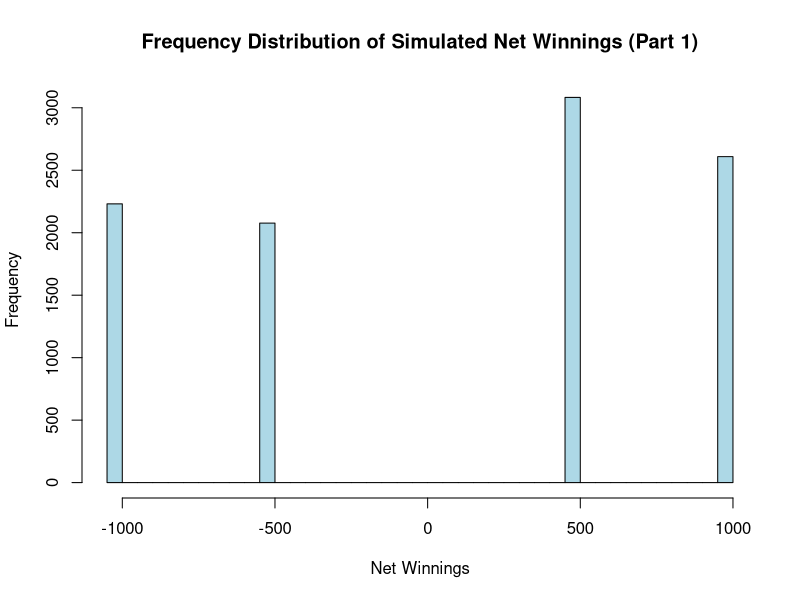
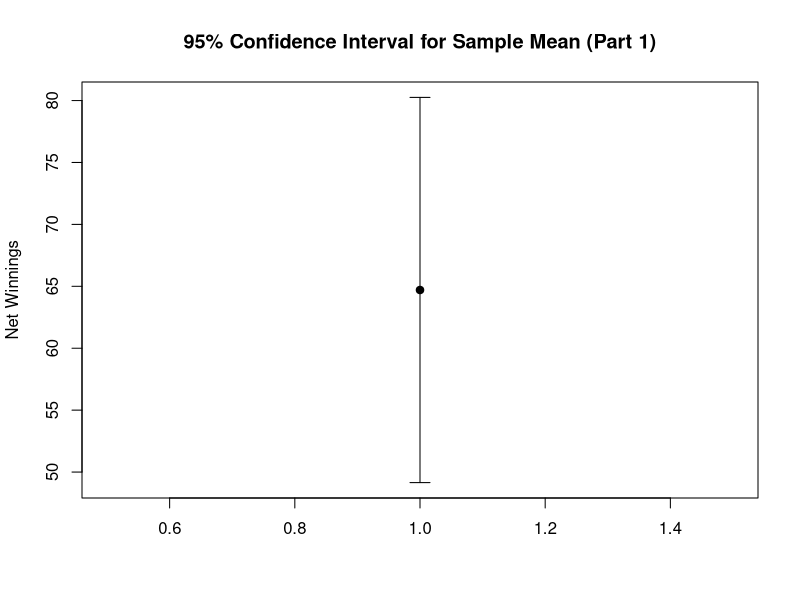
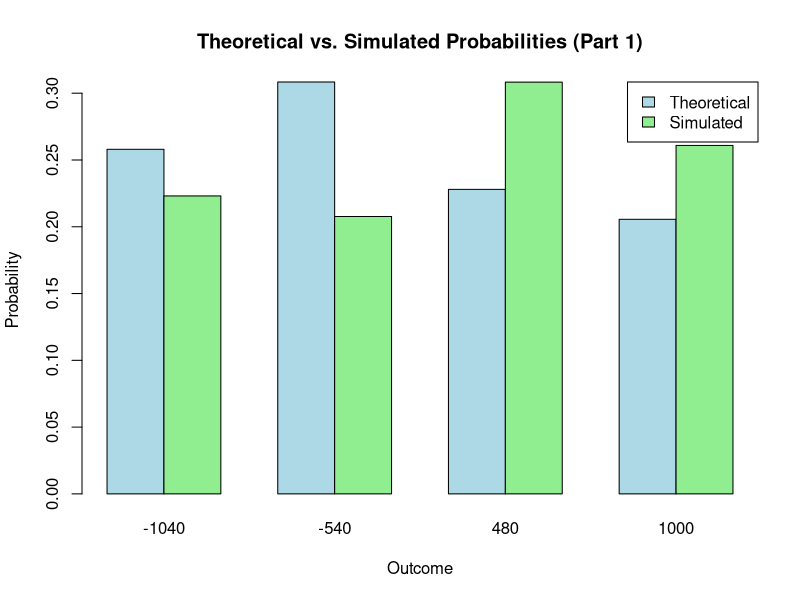
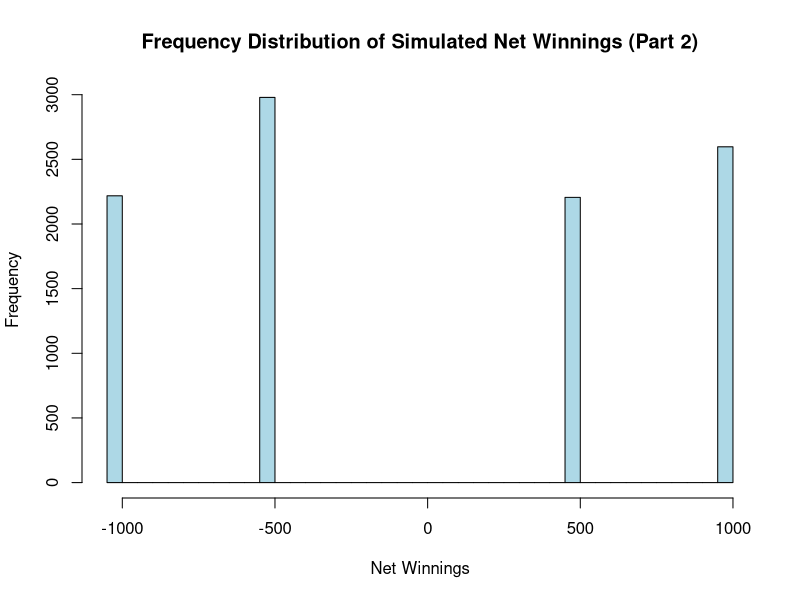
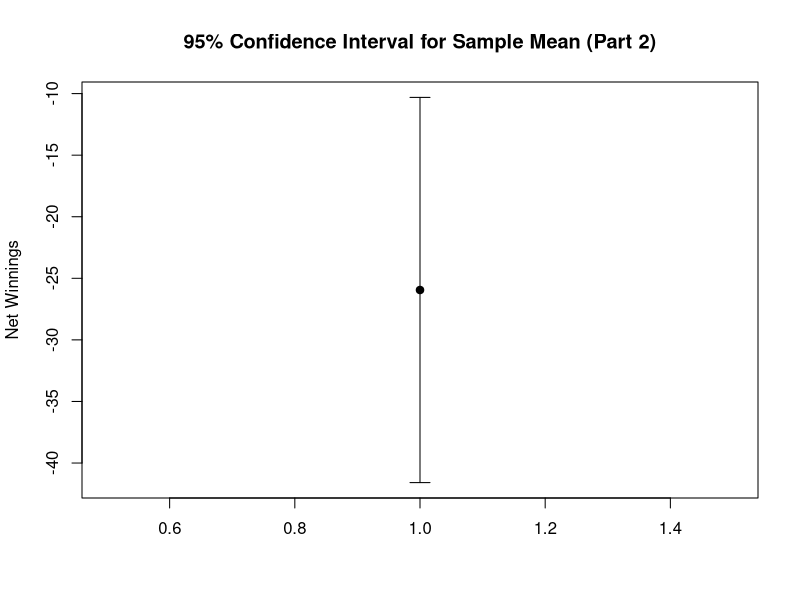
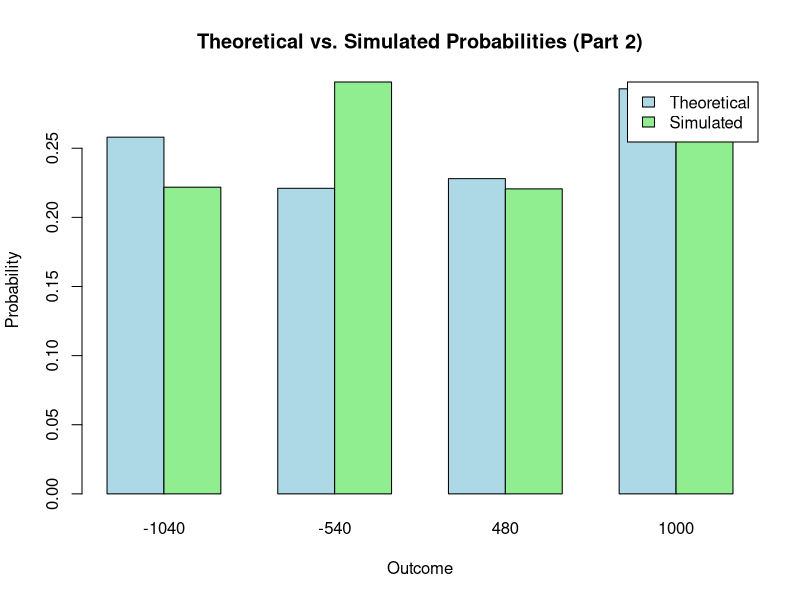
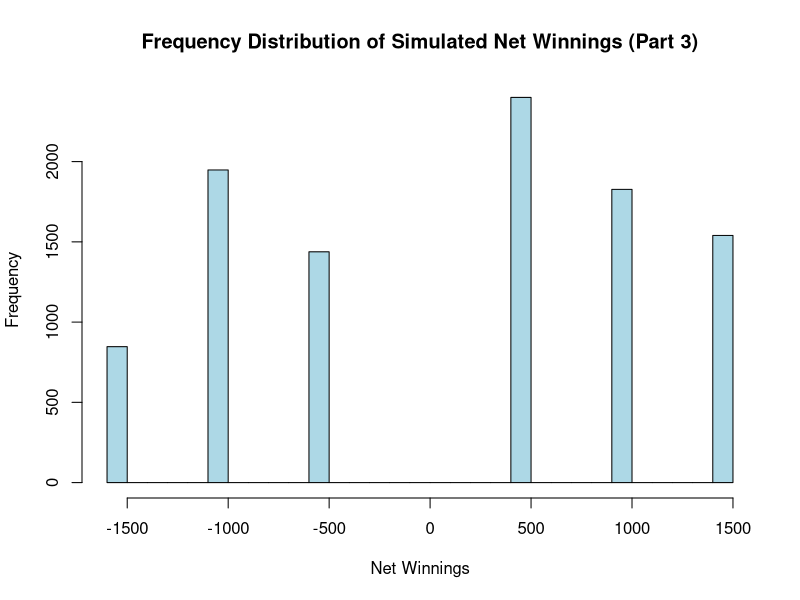
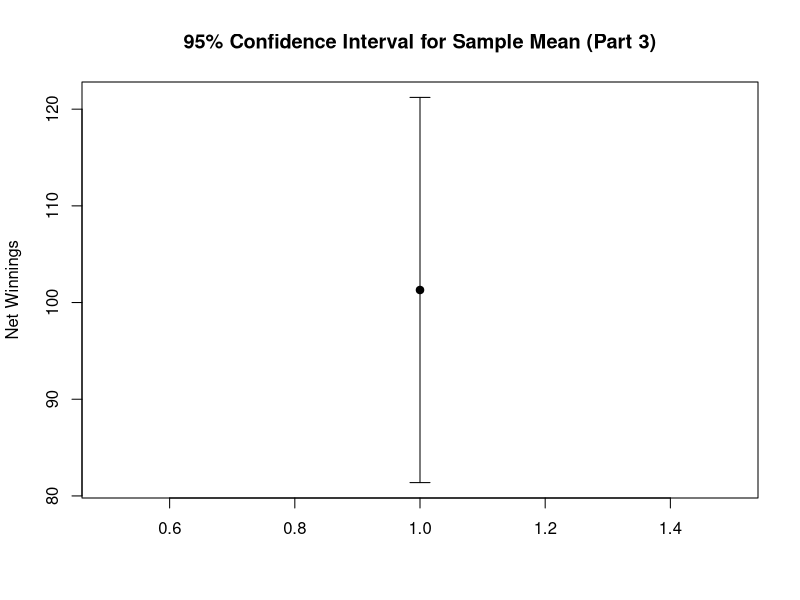

These charts were generated, in order, by the following R code:
# THUY NHU THAO TRAN, ALY6050, FEB 23, 2025

# Part 1: Games in Boston, New York, Boston
# Step 1: Calculate the probability that the Red Sox will win the series.
# Probabilities
p_win_home <- 0.6  # Red Sox win at home
p_win_away <- 0.43 # Red Sox win at Yankees' home (1 - 0.57)

# Probability of winning in 2 games
p_win_2 <- p_win_home * p_win_away
p_win_2

# Probability of winning in 3 games
p_win_3 <- (p_win_home * (1 - p_win_away) * p_win_home) + 
  ((1 - p_win_home) * p_win_away * p_win_home)
p_win_3

# Total probability of Red Sox winning the series
p_total <- p_win_2 + p_win_3
p_total

# Step 2: Construct the theoretical probability distribution for net winnings (X).
# Net winnings for each outcome
winnings_win_2 <- 1000
winnings_win_3 <- 480
winnings_lose_2 <- -1040
winnings_lose_3 <- -540

# Probabilities for each outcome
p_win_2
p_win_3

p_lose_2 <- (1 - p_win_home) * (1 - p_win_away)
p_lose_2

p_lose_3 <- (p_win_home * (1 - p_win_away) * (1 - p_win_home)) + 
  ((1 - p_win_home) * p_win_away * (1 - p_win_home))
p_lose_3

# Expected value (mean) of X
expected_value <- (winnings_win_2 * p_win_2) + 
  (winnings_win_3 * p_win_3) + 
  (winnings_lose_2 * p_lose_2) + 
  (winnings_lose_3 * p_lose_3)

# Variance and standard deviation of X
variance <- ((winnings_win_2 - expected_value)^2 * p_win_2) + 
  ((winnings_win_3 - expected_value)^2 * p_win_3) + 
  ((winnings_lose_2 - expected_value)^2 * p_lose_2) + 
  ((winnings_lose_3 - expected_value)^2 * p_lose_3)
std_dev <- sqrt(variance)

expected_value
std_dev

# Step 3: Simulate 10,000 series and compute a 95% confidence interval.
set.seed(123) # For reproducibility
n_simulations <- 10000

# Function to simulate a series
simulate_series <- function() {
  games <- c("Boston", "New York", "Boston")
  red_sox_wins <- 0
  yankees_wins <- 0
  net_winnings <- 0
  
  for (game in games) {
    if (game == "Boston") {
      red_sox_win <- runif(1) < p_win_home
    } else {
      red_sox_win <- runif(1) < p_win_away
    }
    
    if (red_sox_win) {
      red_sox_wins <- red_sox_wins + 1
      net_winnings <- net_winnings + 500
    } else {
      yankees_wins <- yankees_wins + 1
      net_winnings <- net_winnings - 520
    }
    
    if (red_sox_wins == 2 || yankees_wins == 2) {
      break
    }
  }
  
  return(net_winnings)
}

# Simulate 10,000 series
simulated_winnings <- replicate(n_simulations, simulate_series())

# Sample mean and 95% confidence interval
sample_mean <- mean(simulated_winnings)
sample_std_dev <- sd(simulated_winnings)
confidence_interval <- sample_mean + c(-1, 1) * 1.96 * 
  (sample_std_dev / sqrt(n_simulations))

sample_mean
confidence_interval

# Step 4: Frequency distribution and Chi-squared test.
# Frequency distribution of simulated winnings
freq_dist <- table(simulated_winnings)

# Theoretical probabilities
theoretical_probs <- c(p_win_2, p_win_3, p_lose_2, p_lose_3)

# Chi-squared test
chi_squared_test <- chisq.test(freq_dist, p = theoretical_probs)
chi_squared_test

# Visualization 1: Histogram of Simulated Winnings
hist(simulated_winnings, breaks=30, 
     main="Frequency Distribution of Simulated Net Winnings (Part 1)", 
     xlab="Net Winnings", ylab="Frequency", col="lightblue")

# Visualization 2: Confidence Interval Plot
plot(1, sample_mean, xlim=c(0.5, 1.5), 
     ylim=c(confidence_interval[1], confidence_interval[2]), 
     pch=19, xlab="", ylab="Net Winnings", 
     main="95% Confidence Interval for Sample Mean (Part 1)")
arrows(1, confidence_interval[1], 1, confidence_interval[2], 
       length=0.1, angle=90, code=3)

# Visualization 3: Theoretical vs. Simulated Probabilities
theoretical_probs <- c(p_win_2, p_win_3, p_lose_2, p_lose_3)
simulated_probs <- table(simulated_winnings) / n_simulations

barplot(rbind(theoretical_probs, simulated_probs), beside=TRUE, 
        col=c("lightblue", "lightgreen"), 
        main="Theoretical vs. Simulated Probabilities (Part 1)", 
        xlab="Outcome", ylab="Probability", 
        legend.text=c("Theoretical", "Simulated"), args.legend=list(x="topright"))

# Part 2: Games in New York, Boston, New York
# Step 1: Calculate the probability that the Red Sox will win the series.
# Probabilities
p_win_home <- 0.6  # Red Sox win at home
p_win_away <- 0.43 # Red Sox win at Yankees' home (1 - 0.57)

# Probability of winning in 2 games
p_win_2 <- p_win_away * p_win_home
p_win_2

# Probability of winning in 3 games
p_win_3 <- (p_win_away * (1 - p_win_home) * p_win_away) + 
  ((1 - p_win_away) * p_win_home * p_win_away)
p_win_3

# Total probability of Red Sox winning the series
p_total <- p_win_2 + p_win_3
p_total

# Step 2: Construct the theoretical probability distribution for net winnings (X).
# Net winnings for each outcome
winnings_win_2 <- 1000
winnings_win_3 <- 480
winnings_lose_2 <- -1040
winnings_lose_3 <- -540

# Probabilities for each outcome
p_win_2
p_win_3

p_lose_2 <- (1 - p_win_away) * (1 - p_win_home)
p_lose_2

p_lose_3 <- (p_win_away * (1 - p_win_home) * (1 - p_win_away)) + 
  ((1 - p_win_away) * p_win_home * (1 - p_win_away))
p_lose_3

# Expected value (mean) of X
expected_value <- (winnings_win_2 * p_win_2) + 
  (winnings_win_3 * p_win_3) + 
  (winnings_lose_2 * p_lose_2) + 
  (winnings_lose_3 * p_lose_3)

# Variance and standard deviation of X
variance <- ((winnings_win_2 - expected_value)^2 * p_win_2) + 
  ((winnings_win_3 - expected_value)^2 * p_win_3) + 
  ((winnings_lose_2 - expected_value)^2 * p_lose_2) + 
  ((winnings_lose_3 - expected_value)^2 * p_lose_3)
std_dev <- sqrt(variance)

expected_value
std_dev

# Step 3: Simulate 10,000 series and compute a 95% confidence interval.
set.seed(123) # For reproducibility
n_simulations <- 10000

# Function to simulate a series
simulate_series <- function() {
  games <- c("New York", "Boston", "New York")
  red_sox_wins <- 0
  yankees_wins <- 0
  net_winnings <- 0
  
  for (game in games) {
    if (game == "Boston") {
      red_sox_win <- runif(1) < p_win_home
    } else {
      red_sox_win <- runif(1) < p_win_away
    }
    
    if (red_sox_win) {
      red_sox_wins <- red_sox_wins + 1
      net_winnings <- net_winnings + 500
    } else {
      yankees_wins <- yankees_wins + 1
      net_winnings <- net_winnings - 520
    }
    
    if (red_sox_wins == 2 || yankees_wins == 2) {
      break
    }
  }
  
  return(net_winnings)
}

# Simulate 10,000 series
simulated_winnings <- replicate(n_simulations, simulate_series())

# Sample mean and 95% confidence interval
sample_mean <- mean(simulated_winnings)
sample_std_dev <- sd(simulated_winnings)
confidence_interval <- sample_mean + c(-1, 1) * 1.96 * 
  (sample_std_dev / sqrt(n_simulations))

sample_mean
confidence_interval

# Step 4: Frequency distribution and Chi-squared test.
# Frequency distribution of simulated winnings
freq_dist <- table(simulated_winnings)

# Theoretical probabilities
theoretical_probs <- c(p_win_2, p_win_3, p_lose_2, p_lose_3)

# Chi-squared test
chi_squared_test <- chisq.test(freq_dist, p = theoretical_probs)
chi_squared_test

# Visualization 1: Histogram of Simulated Winnings
hist(simulated_winnings, breaks=30, 
     main="Frequency Distribution of Simulated Net Winnings (Part 2)", 
     xlab="Net Winnings", ylab="Frequency", col="lightblue")

# Visualization 2: Confidence Interval Plot
plot(1, sample_mean, xlim=c(0.5, 1.5), ylim=c(confidence_interval[1], 
                                              confidence_interval[2]), 
     pch=19, xlab="", ylab="Net Winnings", 
     main="95% Confidence Interval for Sample Mean (Part 2)")
arrows(1, confidence_interval[1], 1, confidence_interval[2], 
       length=0.1, angle=90, code=3)

# Visualization 3: Theoretical vs. Simulated Probabilities
theoretical_probs <- c(p_win_2, p_win_3, p_lose_2, p_lose_3)
simulated_probs <- table(simulated_winnings) / n_simulations

barplot(rbind(theoretical_probs, simulated_probs), beside=TRUE, 
        col=c("lightblue", "lightgreen"), 
        main="Theoretical vs. Simulated Probabilities (Part 2)", xlab="Outcome", 
        ylab="Probability", 
        legend.text=c("Theoretical", "Simulated"), args.legend=list(x="topright"))

# Part 3: Best-of-Five Series
# Step 1: Calculate the probability that the Red Sox will win the series.
# Probabilities
p_win_home <- 0.6  # Red Sox win at home
p_win_away <- 0.43 # Red Sox win at Yankees' home (1 - 0.57)

# Probability of winning in 3 games
p_win_3 <- p_win_home * p_win_away * p_win_home
p_win_3

# Probability of winning in 4 games
p_win_4 <- (p_win_home * p_win_away * (1 - p_win_home) * p_win_away) + 
  (p_win_home * (1 - p_win_away) * p_win_home * p_win_away) + 
  ((1 - p_win_home) * p_win_away * p_win_home * p_win_away)
p_win_4

# Probability of winning in 5 games
p_win_5 <- (p_win_home * p_win_away * (1 - p_win_home) * (1 - p_win_away) * p_win_home) + 
  (p_win_home * (1 - p_win_away) * p_win_home * (1 - p_win_away) * p_win_home) + 
  ((1 - p_win_home) * p_win_away * p_win_home * (1 - p_win_away) * p_win_home) + 
  ((1 - p_win_home) * p_win_away * (1 - p_win_home) * p_win_away * p_win_home)
p_win_5

# Total probability of Red Sox winning the series
p_total <- p_win_3 + p_win_4 + p_win_5
p_total

# Step 2: Construct the theoretical probability distribution for net winnings (X).
# Net winnings for each outcome
winnings_win_3 <- 1500
winnings_win_4 <- 980
winnings_win_5 <- 460
winnings_lose_3 <- -1560
winnings_lose_4 <- -1060
winnings_lose_5 <- -560

# Probabilities for each outcome
p_win_3 
p_win_4 
p_win_5 

p_lose_3 <- (1 - p_win_home) * (1 - p_win_away) * (1 - p_win_home)
p_lose_3

p_lose_4 <- (p_win_home * (1 - p_win_away) * (1 - p_win_home) * (1 - p_win_away)) + 
  ((1 - p_win_home) * p_win_away * (1 - p_win_home) * (1 - p_win_away))
p_lose_4

p_lose_5 <- (p_win_home * p_win_away * (1 - p_win_home) * (1 - p_win_away) * (1 - p_win_home)) + 
  (p_win_home * (1 - p_win_away) * p_win_home * (1 - p_win_away) * (1 - p_win_home)) + 
  ((1 - p_win_home) * p_win_away * p_win_home * (1 - p_win_away) * (1 - p_win_home)) + 
  ((1 - p_win_home) * p_win_away * (1 - p_win_home) * p_win_away * (1 - p_win_home))
p_lose_5

# Expected value (mean) of X
expected_value <- (winnings_win_3 * p_win_3) + 
  (winnings_win_4 * p_win_4) + 
  (winnings_win_5 * p_win_5) + 
  (winnings_lose_3 * p_lose_3) + 
  (winnings_lose_4 * p_lose_4) + 
  (winnings_lose_5 * p_lose_5)

# Variance and standard deviation of X
variance <- ((winnings_win_3 - expected_value)^2 * p_win_3) + 
  ((winnings_win_4 - expected_value)^2 * p_win_4) + 
  ((winnings_win_5 - expected_value)^2 * p_win_5) + 
  ((winnings_lose_3 - expected_value)^2 * p_lose_3) + 
  ((winnings_lose_4 - expected_value)^2 * p_lose_4) + 
  ((winnings_lose_5 - expected_value)^2 * p_lose_5)
std_dev <- sqrt(variance)

expected_value
std_dev

# Step 3: Simulate 10,000 series and compute a 95% confidence interval.
set.seed(123) # For reproducibility
n_simulations <- 10000

# Function to simulate a series
simulate_series <- function() {
  games <- c("Boston", "New York", "Boston", "New York", "Boston")
  red_sox_wins <- 0
  yankees_wins <- 0
  net_winnings <- 0
  
  for (game in games) {
    if (game == "Boston") {
      red_sox_win <- runif(1) < p_win_home
    } else {
      red_sox_win <- runif(1) < p_win_away
    }
    
    if (red_sox_win) {
      red_sox_wins <- red_sox_wins + 1
      net_winnings <- net_winnings + 500
    } else {
      yankees_wins <- yankees_wins + 1
      net_winnings <- net_winnings - 520
    }
    
    if (red_sox_wins == 3 || yankees_wins == 3) {
      break
    }
  }
  
  return(net_winnings)
}

# Simulate 10,000 series
simulated_winnings <- replicate(n_simulations, simulate_series())

# Sample mean and 95% confidence interval
sample_mean <- mean(simulated_winnings)
sample_std_dev <- sd(simulated_winnings)
confidence_interval <- sample_mean + c(-1, 1) * 1.96 * 
  (sample_std_dev / sqrt(n_simulations))

sample_mean
confidence_interval

# Step 4: Frequency distribution and Chi-squared test.
# Frequency distribution of simulated winnings
freq_dist <- table(simulated_winnings)

# Theoretical probabilities
theoretical_probs <- c(p_win_3, p_win_4, p_win_5, p_lose_3, p_lose_4, p_lose_5)
theoretical_probs <- theoretical_probs / sum(theoretical_probs) 
# This normalizes to sum 1

# Chi-squared test
chi_squared_test <- chisq.test(freq_dist, p = theoretical_probs)
chi_squared_test

# Visualization 1: Histogram of Simulated Winnings
hist(simulated_winnings, breaks=30, 
     main="Frequency Distribution of Simulated Net Winnings (Part 3)", 
     xlab="Net Winnings", ylab="Frequency", col="lightblue")

# Visualization 2: Confidence Interval Plot
plot(1, sample_mean, xlim=c(0.5, 1.5), ylim=c(confidence_interval[1], 
                                              confidence_interval[2]), 
     pch=19, xlab="", ylab="Net Winnings", 
     main="95% Confidence Interval for Sample Mean (Part 3)")
arrows(1, confidence_interval[1], 1, confidence_interval[2], length=0.1, 
       angle=90, code=3)

# Visualization 3: Theoretical vs. Simulated Probabilities
theoretical_probs <- c(p_win_3, p_win_4, p_win_5, p_lose_3, p_lose_4, p_lose_5)
simulated_probs <- table(simulated_winnings) / n_simulations

barplot(rbind(theoretical_probs, simulated_probs), beside=TRUE, 
        col=c("lightblue", "lightgreen"), 
        main="Theoretical vs. Simulated Probabilities (Part 3)", 
        xlab="Outcome", ylab="Probability", 
        legend.text=c("Theoretical", "Simulated"), args.legend=list(x="topright"))
